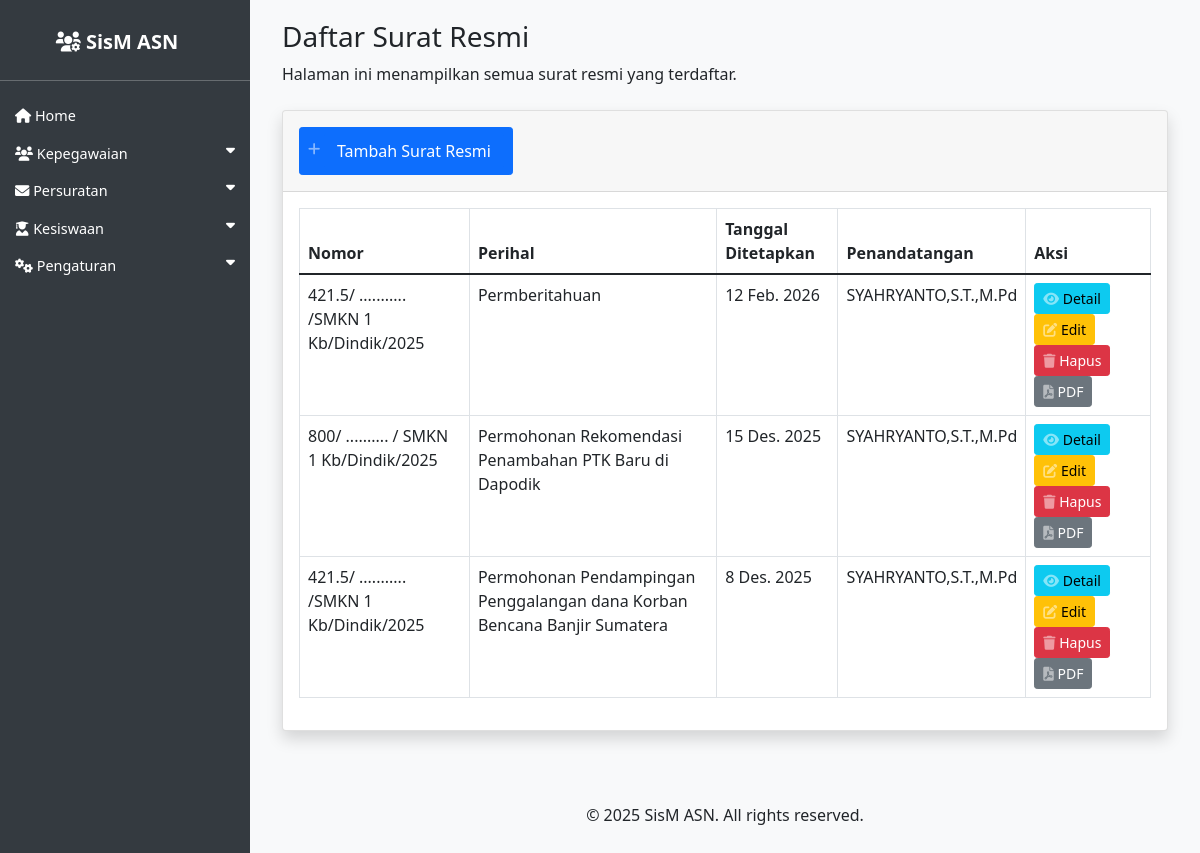
Screenshot of /asn/surat_resmi/ with the database file from the repository.
### asn_app/models.py (models this page shows, shortened)
class SuratResmi(models.Model):
    kop_surat = models.ForeignKey(KopSurat, on_delete=models.SET_NULL, null=True, blank=True, verbose_name='Kop Surat')
    tempat_ditetapkan = models.CharField(max_length=100, verbose_name='Tempat Ditetapkan')
    tanggal_ditetapkan = models.DateField(verbose_name='Tanggal Ditetapkan')
    pejabat_tujuan_surat = models.CharField(max_length=200, verbose_name='Pejabat Tujuan Surat')
    kota_tujuan_surat = models.CharField(max_length=100, verbose_name='Kota Tujuan Surat')
    nomor = models.CharField(max_length=50, verbose_name='Nomor Surat')
    sifat = models.CharField(max_length=100, verbose_name='Sifat Surat')
    lampiran = models.CharField(max_length=100, blank=True, null=True, verbose_name='Lampiran')
    perihal = models.CharField(max_length=200, verbose_name='Perihal')
    penandatangan = models.ForeignKey(ASN, on_delete=models.SET_NULL, null=True, blank=True, related_name='surat_resmi_penandatangan', verbose_name='Penandatangan')
    pegawai = models.ManyToManyField(ASN, blank=True, related_name='surat_resmi_pegawai', verbose_name='Pegawai Terkait')
    pembuka_surat = models.TextField(verbose_name='Pembuka Surat')
    isi_surat = models.TextField(verbose_name='Isi Surat')
    penutup_surat = models.TextField(verbose_name='Penutup Surat')
    tanggal_kegiatan = models.DateField(blank=True, null=True, verbose_name='Tanggal Kegiatan')
    waktu_kegiatan = models.CharField(max_length=100, blank=True, null=True, verbose_name='Waktu Kegiatan')
    tempat_kegiatan = models.CharField(max_length=200, blank=True, null=True, verbose_name='Tempat Kegiatan')
    created_at = models.DateTimeField(auto_now_add=True)
    updated_at = models.DateTimeField(auto_now=True)
    class Meta:
        verbose_name_plural = "Surat Resmi"
        ordering = ['-tanggal_ditetapkan']

class ASN(models.Model):
    JENIS_KELAMIN_CHOICES = [
        ('L', 'Laki-laki'),
        ('P', 'Perempuan'),
    ]
    AGAMA_CHOICES = [
        ('ISLAM', 'Islam'),
        ('KRISTEN', 'Kristen'),
        ('KATOLIK', 'Katolik'),
        ('HINDU', 'Hindu'),
        ('BUDDHA', 'Buddha'),
        ('KONGHUCU', 'Konghucu'),
    ]
    nip = models.CharField(max_length=18, unique=True, null=True, blank=True)
    nama = models.CharField(max_length=100)
    tempat_lahir = models.CharField(max_length=50)
    tanggal_lahir = models.DateField()
    jenis_kelamin = models.CharField(max_length=1, choices=JENIS_KELAMIN_CHOICES)
    agama = models.CharField(max_length=10, choices=AGAMA_CHOICES)
    alamat = models.TextField()
    email = models.EmailField()
    telepon = models.CharField(max_length=15)
    jabatan = models.CharField(max_length=100)
    pangkat = models.CharField(max_length=50, null=True, blank=True)
    golongan = models.CharField(max_length=5, null=True, blank=True)
    nama_istri_suami = models.CharField(max_length=100, blank=True, null=True, verbose_name='Nama Istri/Suami')
    unit_kerja = models.CharField(max_length=100)
    foto = models.ImageField(upload_to='asn_fotos/', blank=True, null=True)
    pendidikan_terakhir = models.CharField(max_length=255, blank=True, verbose_name='Pendidikan Terakhir')
    tmt_pangkat = models.DateField(null=True, blank=True, verbose_name='TMT Pangkat')
    tmt_cpns = models.DateField(null=True, blank=True, verbose_name='TMT CPNS')
    tmt_jabatan = models.DateField(null=True, blank=True, verbose_name='TMT Jabatan')
    created_at = models.DateTimeField(auto_now_add=True)
    updated_at = models.DateTimeField(auto_now=True)

### asn_app/views.py (the view)
# urls.py: path('surat_resmi/', views.SuratResmiListView.as_view(), name='surat_resmi_list'),
class SuratResmiListView(ListView):
    model = SuratResmi
    template_name = 'asn_app/surat_resmi_list.html'
    context_object_name = 'surat_resmi_list'
    paginate_by = 10
    def get_queryset(self):
        queryset = super().get_queryset()
        query = self.request.GET.get('q')
        if query:
            queryset = queryset.filter(
                Q(nomor__icontains=query) |
                Q(perihal__icontains=query) |
                Q(pejabat_tujuan_surat__icontains=query)
            )
        return queryset.order_by('-created_at')

### asn_app/templates/asn_app/surat_resmi_list.html
{% extends 'asn_app/base.html' %}
{% block content %}
<div class="container-fluid">
    <h1 class="h3 mb-2 text-gray-800">Daftar Surat Resmi</h1>
    <p class="mb-4">Halaman ini menampilkan semua surat resmi yang terdaftar.</p>
    <div class="card shadow mb-4">
        <div class="card-header py-3">
            <a href="{% url 'surat_resmi_create' %}" class="btn btn-primary btn-sm btn-icon-split">
                <span class="icon text-white-50">
                    <i class="fas fa-plus"></i>
                </span>
                <span class="btn btn-primary">Tambah Surat Resmi</span>
            </a>
        </div>
        <div class="card-body">
            <div class="table-responsive">
                <table class="table table-bordered" id="dataTable" width="100%" cellspacing="0">
                    <thead>
                        <tr>
                            <th>Nomor</th>
                            <th>Perihal</th>
                            <th>Tanggal Ditetapkan</th>
                            <th>Penandatangan</th>
                            <th>Aksi</th>
                        </tr>
                    </thead>
                    <tbody>
                        {% for surat in surat_resmi_list %}
                        <tr>
                            <td>{{ surat.nomor }}</td>
                            <td>{{ surat.perihal }}</td>
                            <td>{{ surat.tanggal_ditetapkan }}</td>
                            <td>{% if surat.penandatangan %}{{ surat.penandatangan.nama }}{% else %}Belum ditentukan{% endif %}</td>
                            <td>
                                <a href="{% url 'surat_resmi_detail' surat.pk %}" class="btn btn-info btn-sm btn-icon-split">
                                    <span class="icon text-white-50">
                                        <i class="fas fa-eye"></i>
                                    </span>
                                    <span class="text">Detail</span>
                                </a>
                                <a href="{% url 'surat_resmi_update' surat.pk %}" class="btn btn-warning btn-sm btn-icon-split">
                                    <span class="icon text-white-50">
                                        <i class="fas fa-edit"></i>
                                    </span>
                                    <span class="text">Edit</span>
                                </a>
                                <a href="{% url 'surat_resmi_delete' surat.pk %}" class="btn btn-danger btn-sm btn-icon-split">
                                    <span class="icon text-white-50">
                                        <i class="fas fa-trash"></i>
                                    </span>
                                    <span class="text">Hapus</span>
                                </a>
                                <a href="{% url 'surat_resmi_export_pdf' surat.pk %}" class="btn btn-secondary btn-sm btn-icon-split">
                                    <span class="icon text-white-50">
                                        <i class="fas fa-file-pdf"></i>
                                    </span>
                                    <span class="text">PDF</span>
                                </a>
                            </td>
                        </tr>
                        {% endfor %}
                    </tbody>
                </table>
            </div>
        </div>
    </div>
</div>
{% endblock %}

### asn_app/templates/asn_app/base.html (style rules this page uses)
body { display: flex; min-height: 100vh; flex-direction: column; background-color: #f8f9fa; }

### rows the page displays
SuratResmi: nomor "421.5/ ........... /SMKN 1 Kb/Dindik/2025", perihal "Permberitahuan", tanggal_ditetapkan "12 Feb. 2026", penandatangan.nama "SYAHRYANTO,S.T.,M.Pd"
SuratResmi: nomor "800/ .......... / SMKN 1 Kb/Dindik/2025", perihal "Permohonan Rekomendasi Penambahan PTK Baru di Dapodik", tanggal_ditetapkan "15 Des. 2025", penandatangan.nama "SYAHRYANTO,S.T.,M.Pd"
SuratResmi: nomor "421.5/ ........... /SMKN 1 Kb/Dindik/2025", perihal "Permohonan Pendampingan Penggalangan dana Korban Bencana Banjir Sumatera", tanggal_ditetapkan "8 Des. 2025", penandatangan.nama "SYAHRYANTO,S.T.,M.Pd"
